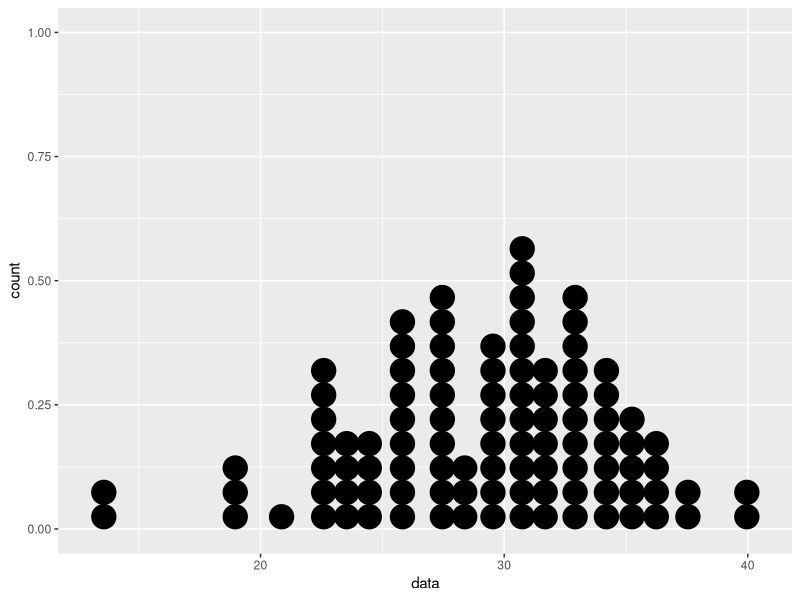
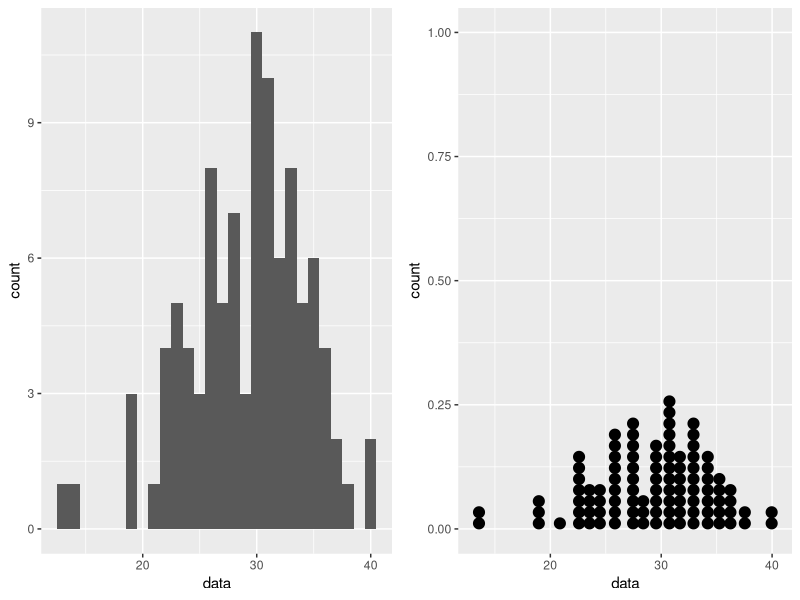
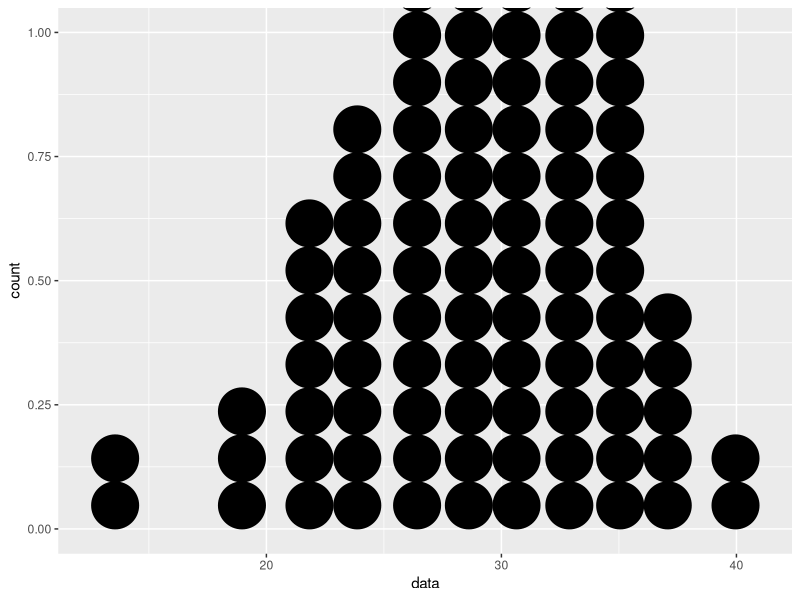
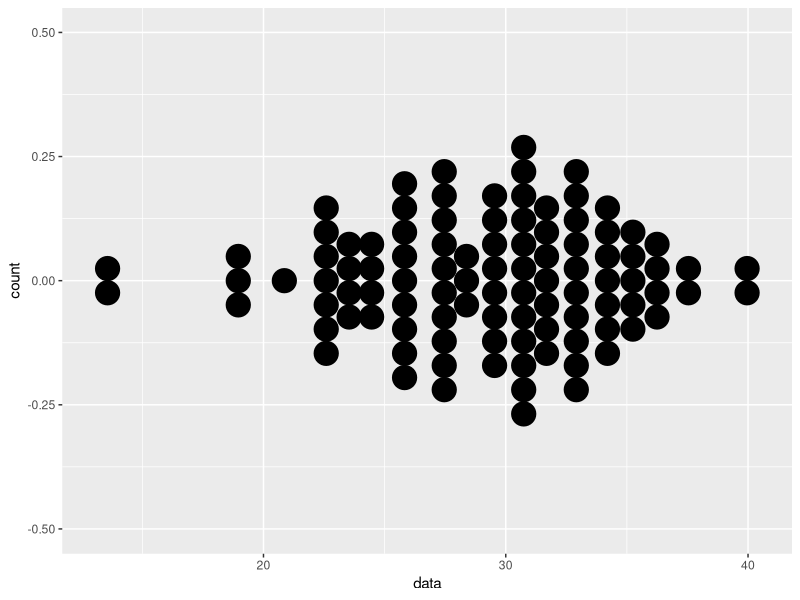
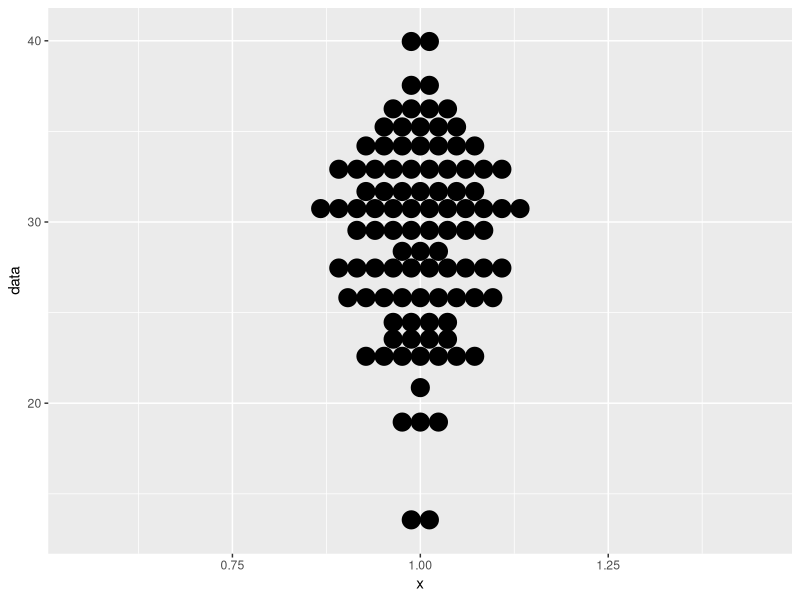
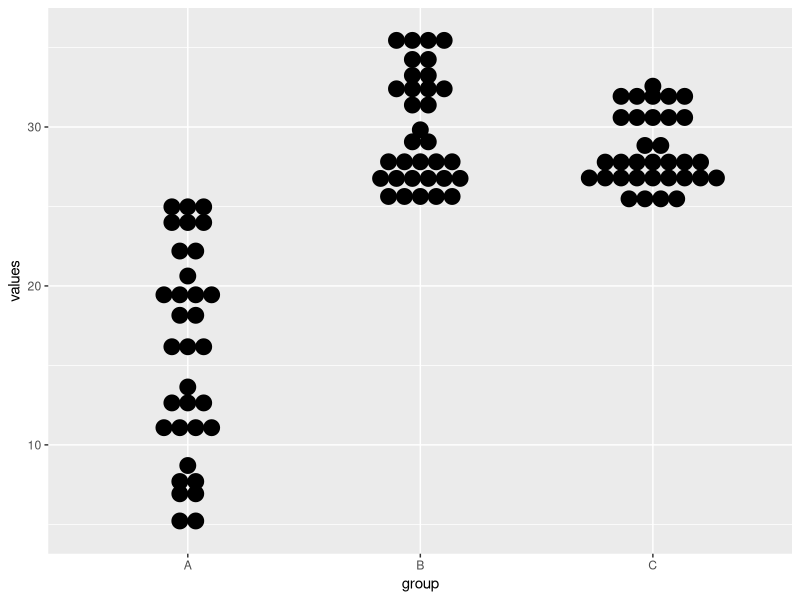
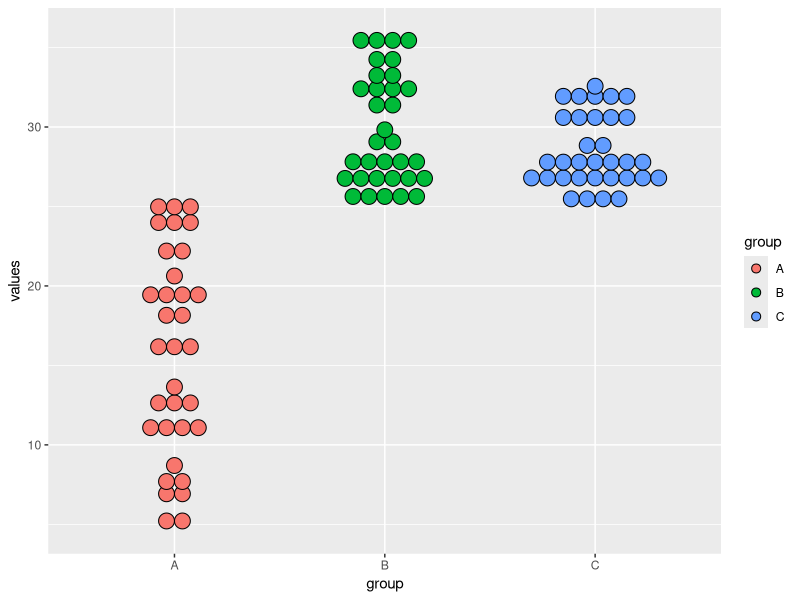

Reproduce these figures in R, in order.
## ---- chunk 1
knitr::opts_chunk$set(echo = TRUE, fig.align='center')

# title: Creating a dot plot
# author: jonathan
# revised: 18/3/2020 

WEB <- c("https://bioceed.uib.no/dropfolder/bioSTATS/Rmd/Visualizing/Simple/dot-plot.html")
GIT <- c("https://github.com/jonathansoule/biostats/blob/master/Visualizing/Simple/dot-plot.Rmd")
library(ggplot2)
library(gridExtra)
## ---- chunk 2
# ID
ID <- 1:100
# sample data
data <- rnorm(100, mean=30, sd=5)
# dataframe
df <- data.frame(ID,data)
str(df)
## ---- chunk 3
ggplot(df, aes(data)) + 
  geom_dotplot(binwidth = 1)
## ---- chunk 4
grid.arrange(
  ggplot(df, aes(data)) +           # histogram
    geom_histogram(binwidth = 1),
  ggplot(df, aes(data)) +           # dotplot
    geom_dotplot(binwidth = 1),
  ncol=2
)
## ---- chunk 5
ggplot(df, aes(data)) + 
  geom_dotplot(binwidth = 2)
## ---- chunk 6
ggplot(df, aes(data)) + 
  geom_dotplot(binwidth = 1, stackdir = "center")
## ---- chunk 7
ggplot(df, aes(x = 1, data)) + 
  geom_dotplot(binwidth = 1, stackdir = "center", binaxis = "y")
## ---- chunk 8
# ID
ID <- 1:99
# sample data
group <- rep(c("A","B","C"), each =33)
values <- c(runif(33, min=5, max=26), runif(33, min=25, max=36), runif(33, min=25, max=33))
# dataframe
df2 <- data.frame(ID, group, values)
## ---- chunk 9
ggplot(df2, aes(x = group, y = values)) + 
  geom_dotplot(binwidth = 1, stackdir = "center", binaxis= "y")
## ---- chunk 10
ggplot(df2, aes(x = group, y = values, fill = group)) + 
  geom_dotplot(binwidth = 1, stackdir = "center", binaxis= "y")
